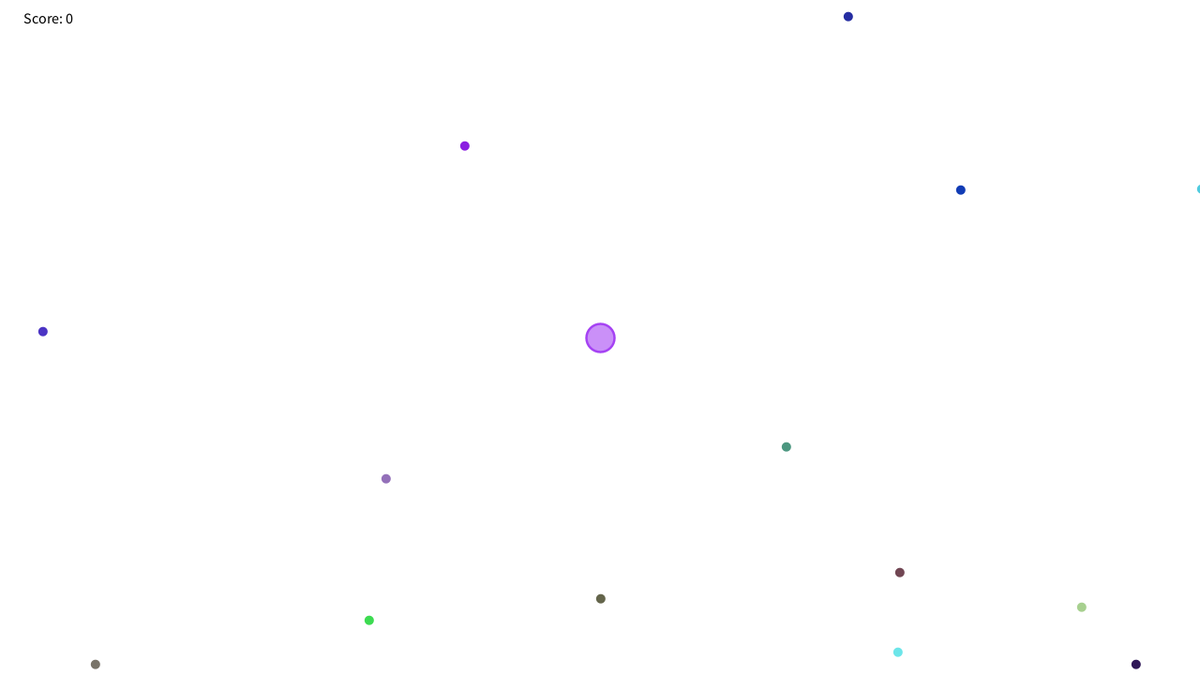
Frame 1 (no input)
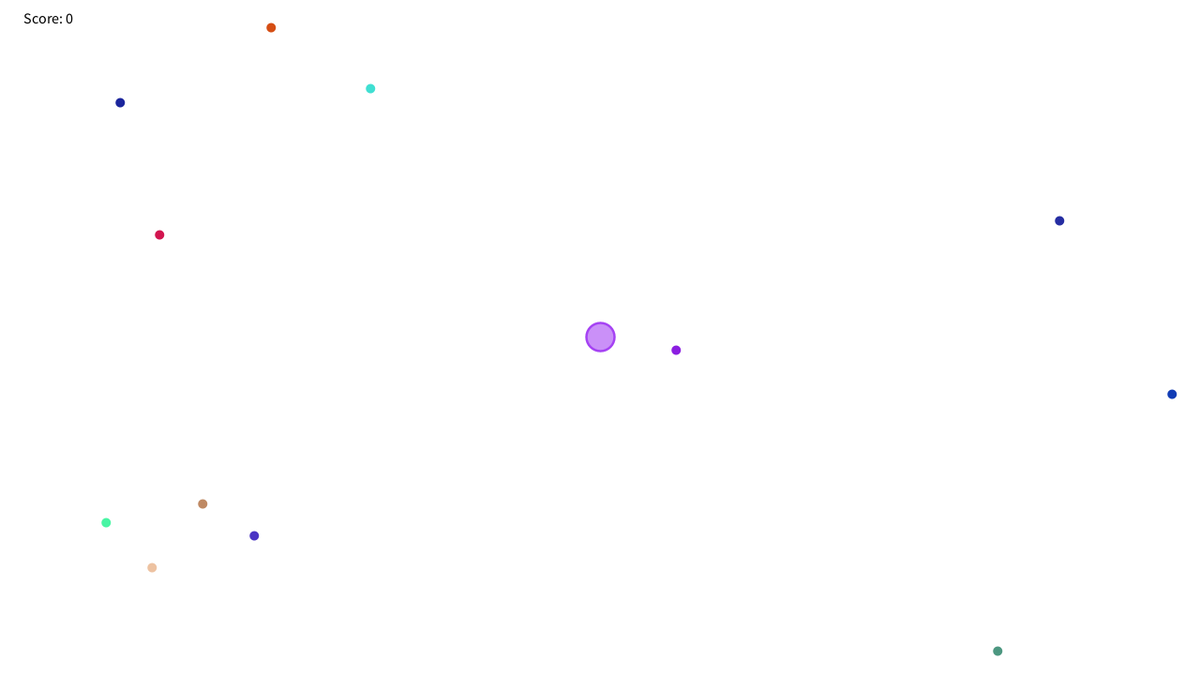
Frame 60 (the mouse pressed at the canvas centre just before this capture)
Frame 120 (the mouse held since frame 60 and released just before this capture): identical to frame 60, image omitted

The Processing sketch that drew these frames (run headless with seeded random() and noise(); from frame 60 on, the mouse is pressed at the canvas centre):

// Processing sketch: agar
// ── agar.pde
// an attempt to make an agar.io clone in processing

int wWidth = 1280, wHeight = 720;

// Player Variables
int pScore = 0;
float pSize = 30;
float pRadius;
int pSpeed = 10;
float[] pCords = {0, 0};
color pColor = color(random(256), random(256), random(256));

// Enemy Variables

// Node Variables
int nodeSize = 10; 
int maxNodeCount = 512;
int curNodeCount = 0;
int bounds = 3000;

class Node {
  color nodeColor;
  int nodeX;
  int nodeY;
  boolean isEaten;
  int index;

  Node(color c, int x, int y, boolean e, int i) {
    nodeColor = c;
    nodeX = x;
    nodeY = y;
    isEaten = e;
    index = i;
  }

  void render() {
    if (!isEaten) {
      fill(nodeColor);
      ellipse(nodeX, nodeY, nodeSize, nodeSize);
    }
  }
}

Node[] nn = new Node[maxNodeCount];

void spawnNode(int i) {
  nn[i] = new Node(color(random(256), random(256), random(256)), int(random(-bounds, bounds)), int(random(-bounds, bounds)), false, i);
}

void prepNodes() {
  for (int i = 0; i < maxNodeCount; i++) {
    spawnNode(i);
  }
}

void renderPlayer() {
  if (mouseX != wWidth/2) {
    pCords[0] +=  (mouseX-wWidth/2)/(pSize/4+wWidth/8);
    pCords[0] = min(bounds-pRadius, max(-bounds+pRadius, pCords[0]));
  }
  if (mouseY != wHeight/2) {
    pCords[1] +=  (mouseY-wHeight/2)/(pSize/4+wHeight/8);
    pCords[1] = min(bounds-pRadius, max(-bounds+pRadius, pCords[1]));
  }
  pushMatrix();
  translate(wWidth/2-pCords[0], wHeight/2-pCords[1]);
  noStroke();
  for (Node n : nn) { // for each nn as n
    // if a node is eaten let's respawn it
    if (n.isEaten == true) {
      spawnNode(n.index);
    } else {
      // if our node falls between our players bounds it's eaten and our size and score increases
      // equation of a circle = +/-((x+k)^2+(y+h)^2 = r^2
      if (n.nodeX <= pCords[0]+pRadius && n.nodeX >= pCords[0]-pRadius && n.nodeY <= pCords[1]+pRadius && n.nodeY >= pCords[1]-pRadius) {
        n.isEaten = true;
        pScore++; 
        pSize+=.75;
      }
    }
    n.render();
  }
  fill(pColor, 150);
  strokeWeight(2.5);
  stroke(pColor, 255);
  ellipse(pCords[0], pCords[1], pSize, pSize);
  popMatrix();
}

void renderScore() {
  fill(0);
  textSize(16);
  text("Score: "+ pScore, 25, 25);
}

void settings() {
  size(wWidth, wHeight);
}

void setup() {
  prepNodes();
}

void draw() {
  pRadius = pSize/2;
  background(255, 255, 255);
  renderPlayer();
  renderScore();
}
